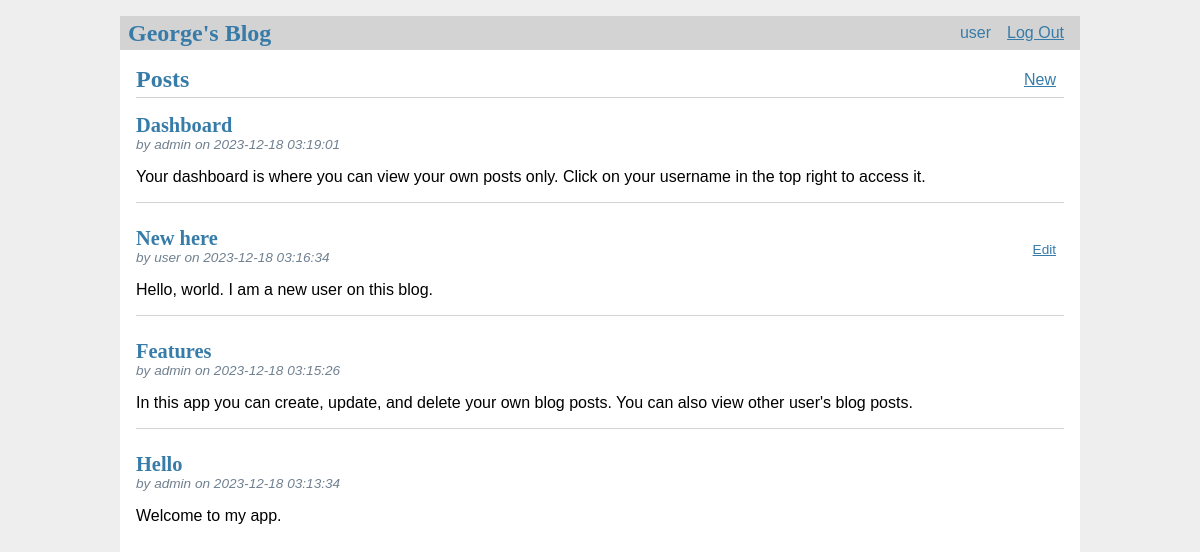
The app's page / (signed in) with its own data.
### tables this page shows
CREATE TABLE user (
  id INTEGER PRIMARY KEY AUTOINCREMENT,
  username TEXT UNIQUE NOT NULL,
  password TEXT NOT NULL
);

CREATE TABLE post (
  id INTEGER PRIMARY KEY AUTOINCREMENT,
  author_id INTEGER NOT NULL,
  created TIMESTAMP NOT NULL DEFAULT CURRENT_TIMESTAMP,
  title TEXT NOT NULL,
  body TEXT NOT NULL,
  FOREIGN KEY (author_id) REFERENCES user (id)
);

### final.py (the view)
@app.route('/')
def index():
    db = get_db()
    if db is None:
        init_db()
    posts = db.execute(
        'SELECT p.id, title, body, created, author_id, username'
        ' FROM post p JOIN user u ON p.author_id = u.id'
        ' ORDER BY created DESC'
    ).fetchall()
    return render_template('blog/index.html', posts=posts)

### final.py (called while the page is built)
def get_db():
    if 'db' not in g:
        g.db = sqlite3.connect(DATABASE)
        g.db.row_factory = sqlite3.Row
    return g.db

@app.teardown_appcontext
def close_connection(exception):
    db = getattr(g, '_database', None)
    if db is not None:
        db.close()

@app.before_request
def load_logged_in_user():
    user_id = session.get('user_id')
    if user_id is None:
        g.user = None
    else:
        g.user = get_db().execute(
            'SELECT * FROM user WHERE id = ?', (user_id,)
        ).fetchone()

### templates/blog/index.html
{% extends 'base.html' %}
{% block header %}
  <h1>{% block title %}Posts{% endblock %}</h1>
  {% if g.user %}
    <a class="action" href="{{ url_for('create') }}">New</a>
  {% endif %}
{% endblock %}
{% block content %}
  {% for post in posts %}
    <article class="post">
      <header>
        <div>
          <h1>{{ post['title'] }}</h1>
          <div class="about">by {{ post['username'] }} on {{ post['created'] }}</div>
        </div>
        {% if g.user['id'] == post['author_id'] %}
          <a class="action" href="{{ url_for('update', id=post['id']) }}">Edit</a>
        {% endif %}
      </header>
      <p class="body">{{ post['body'] }}</p>
    </article>
    {% if not loop.last %}
      <hr>
    {% endif %}
  {% endfor %}
{% endblock %}

### templates/base.html (shortened to what this page needs)
<!doctype html>
<link rel="stylesheet" href="{{ url_for('static', filename='style.css') }}">
<nav>
  <h1>George's Blog</h1>
  <ul>
    {% if g.user %}
      <li><a href="{{ url_for('dashboard') }}" style="text-decoration:none;">{{ g.user['username'] }}</a>
      <li><a href="{{ url_for('logout') }}">Log Out</a>
    {% else %}
      <li><a href="{{ url_for('register') }}">Register</a>
      <li><a href="{{ url_for('login') }}">Log In</a>
    {% endif %}
  </ul>
</nav>
<section class="content">
  <header>
    {% block header %}{% endblock %}
  </header>
  {% block content %}{% endblock %}
</section>

### static/style.css (style rules this page uses)
h1 { font-family: serif; color: #377ba8; margin: 1rem 0; }
a { color: #377ba8; }
hr { border: none; border-top: 1px solid lightgray; }
nav { background: lightgray; display: flex; align-items: center; padding: 0 0.5rem; }
nav h1 { flex: auto; margin: 0; }
nav ul { display: flex; list-style: none; margin: 0; padding: 0; }
nav ul li a, nav ul li span, header .action { display: block; padding: 0.5rem; }
.content { padding: 0 1rem 1rem; }
.content > header { border-bottom: 1px solid lightgray; display: flex; align-items: flex-end; }
.content > header h1 { flex: auto; margin: 1rem 0 0.25rem 0; }
.post > header { display: flex; align-items: flex-end; font-size: 0.85em; }
.post > header > div:first-of-type { flex: auto; }
.post > header h1 { font-size: 1.5em; margin-bottom: 0; }
.post .about { color: slategray; font-style: italic; }
.post .body { white-space: pre-line; }
.content:last-child { margin-bottom: 0; }

### records on screen
user: user.username "user"
post: title "Dashboard", username "admin", created "2023-12-18 03:19:01", body "Your dashboard is where you can view your own posts only. Click on your username in the top right to access it."
post: title "New here", username "user", created "2023-12-18 03:16:34", body "Hello, world. I am a new user on this blog."
post: title "Features", username "admin", created "2023-12-18 03:15:26", body "In this app you can create, update, and delete your own blog posts. You can also view other user's blog posts."
post: title "Hello", username "admin", created "2023-12-18 03:13:34", body "Welcome to my app."
